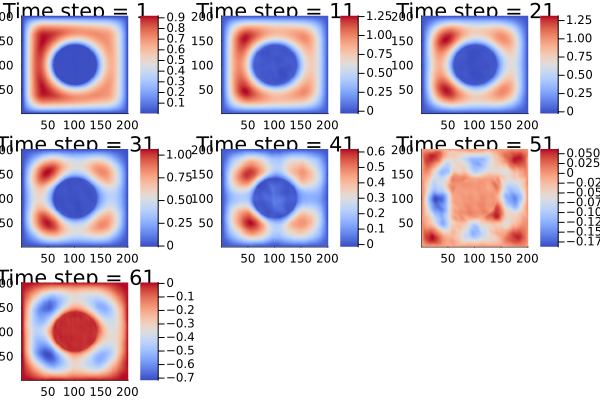

Here is the Julia script that generated this plot:
using CUDA
using BSON:@load
using Flux
using NeuralOperators
using FullWaveformInversion
using Plots

SurBs = []
filename = "best/os/"
ntsteps = 70
for i=1:ntsteps
    @load string(filename,"$(i)") modeltemp
    push!(SurBs,modeltemp)
end 

nx = 200
ny = 200
boundary = BitMatrix(undef,nx+1,ny+1)
boundary .= 0
nxmid = 101
nymid = 101
radius = 40
for i=1:nx
    for j=1:ny
        if sqrt((i-nxmid)^2 + (j-nymid)^2) <= radius 
            boundary[i,j] = 1
        end 
    end 
end 

x = 0.0:(1.0)/nx:1.0
y = 0.0:(1.0)/ny:1.0
X = reshape([xi for xi in x for _ in y],(length(x),length(y)))
Y = reshape([yi for _ in x for yi in y],(length(x),length(y)))

temp = solver_init(nx,ny,TwoD(),boundary)
input = CUDA.zeros(3,nx+1,ny+1,1)
input[1,:,:,1] = temp
input[2,:,:,1] = X
input[3,:,:,1] = Y

output = CUDA.zeros(1,nx+1,ny+1,1)

outputs = []

for i=1:70
    sur = SurBs[i]
    sur = sur |> gpu
    output = sur(input)
    push!(outputs,output|>cpu)
end 

# figs = []
# for i=1:10:70
#     f = heatmap(outputs[i][1,:,:,1],c=:coolwarm,title="Time step = $(i)",fontsize=8)
#     push!(figs,f)
# end 
# plot(figs...)
# savefig("paper/surrogate/gpu.svg")